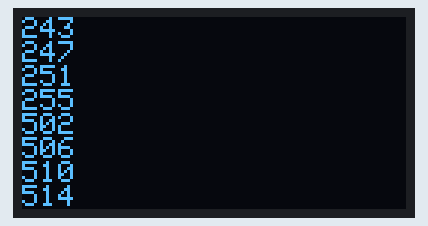
Recording of a sketch running on a simulated Arduboy, built with avr-gcc and run on an emulated ATmega32U4. Parts: 128×64 one-colour display.

Above: at 0.1 s.

The sketch:

timer_tcnt_write.ino
```cpp
#include <Arduboy2.h>

Arduboy2 a;

void setup() {
  a.boot();
  uint8_t sreg = SREG;
  uint16_t t0, t1, t2, t3, t4, t5, t6, t7;
  cli();
  TCCR3A = 0x00;
  TCCR3B = 0x01;
  TCCR3C = 0x00;
  TCNT3 = 0;
  for(int i = 0; i < 48; ++i)
    asm volatile("nop\n");
  t0 = TCNT3;
  t1 = TCNT3;
  t2 = TCNT3;
  t3 = TCNT3;
  TCNT3 = 500;
  t4 = TCNT3;
  t5 = TCNT3;
  t6 = TCNT3;
  t7 = TCNT3;
  SREG = sreg;

  if(
    t0 == 242 &&
    t1 == 246 &&
    t2 == 250 &&
    t3 == 254 &&
    t4 == 501 &&
    t5 == 505 &&
    t6 == 509 &&
    t7 == 513)
    UEDATX = 'P';
  else
    UEDATX = 'F';

  a.print(t0);
  a.print('\n');
  a.print(t1);
  a.print('\n');
  a.print(t2);
  a.print('\n');
  a.print(t3);
  a.print('\n');
  a.print(t4);
  a.print('\n');
  a.print(t5);
  a.print('\n');
  a.print(t6);
  a.print('\n');
  a.print(t7);
  a.display(CLEAR_BUFFER);
}

void loop() {
  a.idle();
}
```
